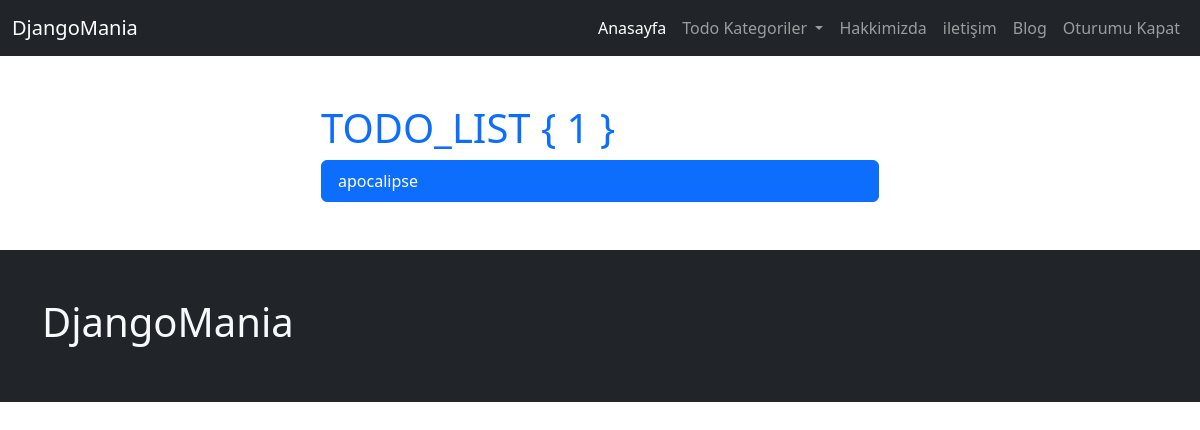
Page /todo/ (signed in) on the earlier database version.
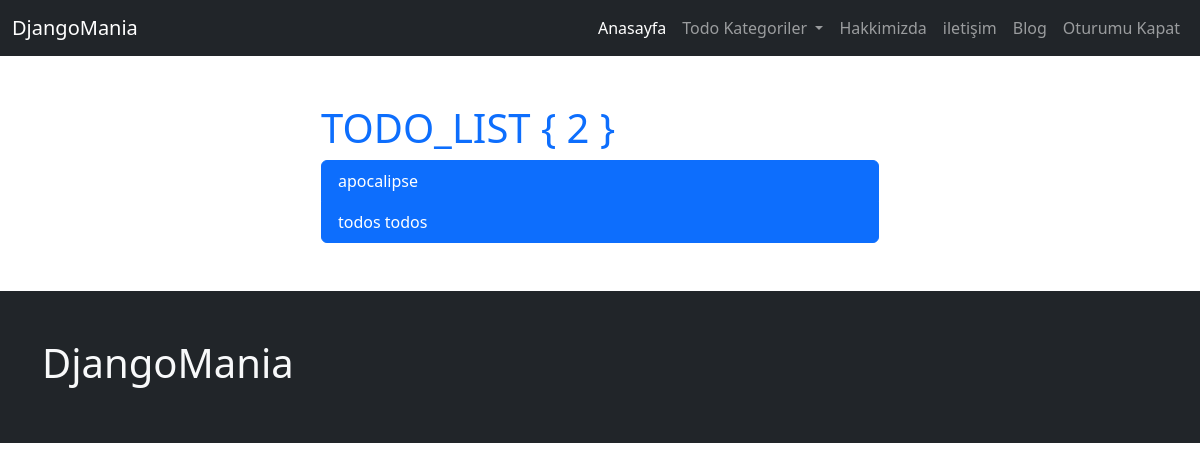
Same page on the later database version.
### page/models.py (models this page shows, shortened)
class Page(models.Model):
    user = models.ForeignKey(User, on_delete=models.CASCADE)
    slug = AutoSlugField(populate_from='title', unique=True, )
    title = models.CharField(max_length=200)
    cover_image = models.ImageField(upload_to='page_image')
    content = tinymce_models.HTMLField(blank=True, null=True)
    is_active = models.BooleanField(default=False)
    created_at = models.DateTimeField(auto_now_add=True)
    updated_at = models.DateTimeField(auto_now=True)
    def get_absolute_urls(self):
        return reverse(
            'page:page_view',
            kwargs={
                "page_slug": self.slug,
            },
        )

### todo/models.py (models this page shows, shortened)
class Todo(models.Model):
    user = models.ForeignKey(User, on_delete=models.CASCADE)
    tag = models.ManyToManyField(TodoTag)
    category = models.ForeignKey(TodoCategory, on_delete=models.SET_NULL, null=True)
    title = models.CharField(max_length=200)
    content = models.TextField(blank=True, null=True)
    is_active = models.BooleanField(default=False)
    created_at = models.DateTimeField(auto_now_add=True)
    updated_at = models.DateTimeField(auto_now=True)
    def get_absolute_urls(self):
        return reverse(
            'todo:todo_view',
            kwargs={
                "category_slug": self.category.slug,
                "id": self.pk,
            },
        )

### todo/views.py (the view)
# urls.py: path('', all_todos_view, name='all_todos_view'),
@login_required(login_url = '/admin/login/' )
def all_todos_view(request):
    todos = Todo.objects.filter(
        user = request.user,
        is_active=True,
        )
    context=dict(
        todos=todos,
    )
    return render(request, 'todo/todo_list.html',context )

### config/global_context_processors.py (called while the page is built)
def global_todo_categories_context(request):
    return dict(
        global_todo_categories=TodoCategory.objects.filter(is_active=True)
    )

def global_page_context(request):
      return dict(
        global_pages=Page.objects.filter(is_active=True)
    )

### todo/models.py (called while the page is built)
    def get_absolute_urls(self):
        return reverse(
            'todo:category_view',
            kwargs={
                "category_slug": self.slug
            }
        )

### todo/templates/todo/todo_list.html (shortened to what this page needs)
{% extends 'core/base.html' %}
{% block container %}
<div class="col-sm-6 offset-sm-3">
    <h1 class="text-primary">TODO_LIST { {{ todos.count }} } </h1>
    <div class="list-group">
        {% for todo in todos %}
        <a href="{{ todo.get_absolute_urls }}" class="list-group-item list-group-item-action active">{{ todo.title }}</a>
        {% endfor %}
    </div>
</div>
{% endblock container %}

### templates/core/navbar.html (shortened to what this page needs)
<nav class="navbar navbar-expand-lg bg-dark navbar-dark">
    <div class="container-fluid">
        <a class="navbar-brand" href="/">DjangoMania</a>
        <div class="collapse navbar-collapse" id="navbarNavDropdown">
            <ul class="navbar-nav ms-auto">
                <li class="nav-item">
                    <a class="nav-link active" aria-current="page" href="/">Anasayfa</a>
                </li>
                <li class="nav-item dropdown">
                    <a class="nav-link dropdown-toggle" href="#" role="button" data-bs-toggle="dropdown"
                        aria-expanded="false">
                        Todo Kategoriler
                    </a>
                </li>
                {% for page in global_pages %}
                <li class="nav-item">
                    <a class="nav-link" aria-current="page" href="{{ page.get_absolute_urls }}">{{ page.title }}</a>
                </li>
                {% endfor %}
                <li class="nav-item">
                    <a class="nav-link" aria-current="page" href="{% url 'blog:all_post_view' %}">Blog</a>
                </li>
                {% if request.user.is_authenticated %}
                <li class="nav-item">
                    <a class="nav-link" aria-current="page" href="{% url 'logout_view' %}">Oturumu Kapat</a>
                </li>
                {% endif %}
            </ul>
        </div>
    </div>
</nav>

Differences in the rows shown:
added Todo: title "todos todos"
Other differences:
{{ todos.count }}: "1" → "2"
